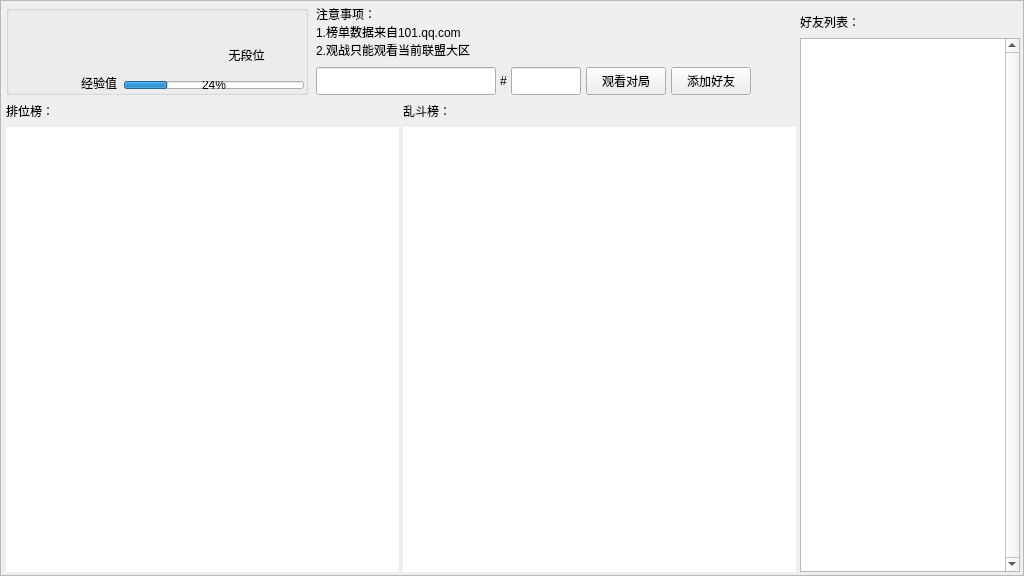
<?xml version="1.0" encoding="UTF-8"?>
<ui version="4.0">
 <class>HomeInterface</class>
 <widget class="QWidget" name="HomeInterface">
  <property name="geometry">
   <rect>
    <x>0</x>
    <y>0</y>
    <width>1024</width>
    <height>576</height>
   </rect>
  </property>
  <property name="windowTitle">
   <string/>
  </property>
  <widget class="QFrame" name="HomeFrame">
   <property name="geometry">
    <rect>
     <x>0</x>
     <y>0</y>
     <width>1024</width>
     <height>576</height>
    </rect>
   </property>
   <property name="frameShape">
    <enum>QFrame::Shape::StyledPanel</enum>
   </property>
   <property name="frameShadow">
    <enum>QFrame::Shadow::Raised</enum>
   </property>
   <widget class="QGroupBox" name="SummonerInfoGroupBox">
    <property name="geometry">
     <rect>
      <x>6</x>
      <y>5</y>
      <width>302</width>
      <height>90</height>
     </rect>
    </property>
    <property name="title">
     <string/>
    </property>
    <widget class="QLabel" name="SummonerIconLabel">
     <property name="geometry">
      <rect>
       <x>4</x>
       <y>4</y>
       <width>64</width>
       <height>64</height>
      </rect>
     </property>
     <property name="text">
      <string/>
     </property>
     <property name="scaledContents">
      <bool>true</bool>
     </property>
    </widget>
    <widget class="QLabel" name="SummonerNameLabel">
     <property name="geometry">
      <rect>
       <x>68</x>
       <y>5</y>
       <width>230</width>
       <height>30</height>
      </rect>
     </property>
     <property name="styleSheet">
      <string notr="true"/>
     </property>
     <property name="text">
      <string/>
     </property>
     <property name="alignment">
      <set>Qt::AlignmentFlag::AlignCenter</set>
     </property>
    </widget>
    <widget class="QLabel" name="SummonerRegionLabel">
     <property name="geometry">
      <rect>
       <x>68</x>
       <y>35</y>
       <width>115</width>
       <height>30</height>
      </rect>
     </property>
     <property name="styleSheet">
      <string notr="true"/>
     </property>
     <property name="text">
      <string/>
     </property>
     <property name="alignment">
      <set>Qt::AlignmentFlag::AlignCenter</set>
     </property>
    </widget>
    <widget class="QLabel" name="SummonerRankedLabel">
     <property name="geometry">
      <rect>
       <x>183</x>
       <y>35</y>
       <width>115</width>
       <height>30</height>
      </rect>
     </property>
     <property name="styleSheet">
      <string notr="true"/>
     </property>
     <property name="text">
      <string>无段位</string>
     </property>
     <property name="alignment">
      <set>Qt::AlignmentFlag::AlignCenter</set>
     </property>
    </widget>
    <widget class="QProgressBar" name="SummonerExpeProgressBar">
     <property name="geometry">
      <rect>
       <x>118</x>
       <y>76</y>
       <width>180</width>
       <height>8</height>
      </rect>
     </property>
     <property name="value">
      <number>24</number>
     </property>
    </widget>
    <widget class="QLabel" name="SummonerExpeTextLabel">
     <property name="geometry">
      <rect>
       <x>68</x>
       <y>68</y>
       <width>50</width>
       <height>20</height>
      </rect>
     </property>
     <property name="text">
      <string>经验值</string>
     </property>
     <property name="alignment">
      <set>Qt::AlignmentFlag::AlignCenter</set>
     </property>
    </widget>
    <widget class="QLabel" name="SummonerLevelLabel">
     <property name="geometry">
      <rect>
       <x>4</x>
       <y>68</y>
       <width>64</width>
       <height>20</height>
      </rect>
     </property>
     <property name="text">
      <string/>
     </property>
     <property name="alignment">
      <set>Qt::AlignmentFlag::AlignCenter</set>
     </property>
    </widget>
   </widget>
   <widget class="QListWidget" name="FriendListWidget">
    <property name="geometry">
     <rect>
      <x>800</x>
      <y>38</y>
      <width>220</width>
      <height>534</height>
     </rect>
    </property>
    <property name="verticalScrollBarPolicy">
     <enum>Qt::ScrollBarPolicy::ScrollBarAlwaysOn</enum>
    </property>
    <property name="horizontalScrollBarPolicy">
     <enum>Qt::ScrollBarPolicy::ScrollBarAlwaysOff</enum>
    </property>
    <property name="autoScrollMargin">
     <number>1</number>
    </property>
    <property name="editTriggers">
     <set>QAbstractItemView::EditTrigger::NoEditTriggers</set>
    </property>
    <property name="selectionMode">
     <enum>QAbstractItemView::SelectionMode::SingleSelection</enum>
    </property>
    <property name="selectionBehavior">
     <enum>QAbstractItemView::SelectionBehavior::SelectItems</enum>
    </property>
    <property name="verticalScrollMode">
     <enum>QAbstractItemView::ScrollMode::ScrollPerPixel</enum>
    </property>
    <property name="horizontalScrollMode">
     <enum>QAbstractItemView::ScrollMode::ScrollPerPixel</enum>
    </property>
    <property name="spacing">
     <number>0</number>
    </property>
    <property name="uniformItemSizes">
     <bool>true</bool>
    </property>
    <property name="batchSize">
     <number>10</number>
    </property>
   </widget>
   <widget class="QLabel" name="FriendListTextLabel">
    <property name="geometry">
     <rect>
      <x>800</x>
      <y>10</y>
      <width>80</width>
      <height>24</height>
     </rect>
    </property>
    <property name="text">
     <string>好友列表：</string>
    </property>
    <property name="alignment">
     <set>Qt::AlignmentFlag::AlignLeading|Qt::AlignmentFlag::AlignLeft|Qt::AlignmentFlag::AlignVCenter</set>
    </property>
   </widget>
   <widget class="QTableWidget" name="RankDataTableWidget">
    <property name="geometry">
     <rect>
      <x>6</x>
      <y>127</y>
      <width>393</width>
      <height>445</height>
     </rect>
    </property>
    <property name="frameShape">
     <enum>QFrame::Shape::NoFrame</enum>
    </property>
    <property name="editTriggers">
     <set>QAbstractItemView::EditTrigger::NoEditTriggers</set>
    </property>
    <property name="selectionMode">
     <enum>QAbstractItemView::SelectionMode::NoSelection</enum>
    </property>
    <property name="iconSize">
     <size>
      <width>32</width>
      <height>32</height>
     </size>
    </property>
    <property name="showGrid">
     <bool>false</bool>
    </property>
    <attribute name="horizontalHeaderCascadingSectionResizes">
     <bool>false</bool>
    </attribute>
   </widget>
   <widget class="QTableWidget" name="RankFightDataTableWidget">
    <property name="geometry">
     <rect>
      <x>403</x>
      <y>127</y>
      <width>393</width>
      <height>445</height>
     </rect>
    </property>
    <property name="frameShape">
     <enum>QFrame::Shape::NoFrame</enum>
    </property>
    <property name="editTriggers">
     <set>QAbstractItemView::EditTrigger::NoEditTriggers</set>
    </property>
    <property name="selectionMode">
     <enum>QAbstractItemView::SelectionMode::NoSelection</enum>
    </property>
    <property name="iconSize">
     <size>
      <width>32</width>
      <height>32</height>
     </size>
    </property>
    <property name="showGrid">
     <bool>false</bool>
    </property>
   </widget>
   <widget class="QLabel" name="RankDataListTextLabel">
    <property name="geometry">
     <rect>
      <x>6</x>
      <y>99</y>
      <width>80</width>
      <height>24</height>
     </rect>
    </property>
    <property name="text">
     <string>排位榜：</string>
    </property>
    <property name="alignment">
     <set>Qt::AlignmentFlag::AlignLeading|Qt::AlignmentFlag::AlignLeft|Qt::AlignmentFlag::AlignVCenter</set>
    </property>
   </widget>
   <widget class="QLabel" name="RankFightDataTextLabel">
    <property name="geometry">
     <rect>
      <x>403</x>
      <y>99</y>
      <width>80</width>
      <height>24</height>
     </rect>
    </property>
    <property name="text">
     <string>乱斗榜：</string>
    </property>
    <property name="alignment">
     <set>Qt::AlignmentFlag::AlignLeading|Qt::AlignmentFlag::AlignLeft|Qt::AlignmentFlag::AlignVCenter</set>
    </property>
   </widget>
   <widget class="QLabel" name="NoteTextLabel">
    <property name="geometry">
     <rect>
      <x>316</x>
      <y>5</y>
      <width>280</width>
      <height>60</height>
     </rect>
    </property>
    <property name="styleSheet">
     <string notr="true"/>
    </property>
    <property name="text">
     <string>注意事项：
1.榜单数据来自101.qq.com
2.观战只能观看当前联盟大区
</string>
    </property>
    <property name="alignment">
     <set>Qt::AlignmentFlag::AlignLeading|Qt::AlignmentFlag::AlignLeft|Qt::AlignmentFlag::AlignTop</set>
    </property>
    <property name="openExternalLinks">
     <bool>true</bool>
    </property>
   </widget>
   <widget class="QLineEdit" name="FindSummonerNameLineEdit">
    <property name="geometry">
     <rect>
      <x>316</x>
      <y>67</y>
      <width>180</width>
      <height>28</height>
     </rect>
    </property>
    <property name="focusPolicy">
     <enum>Qt::FocusPolicy::StrongFocus</enum>
    </property>
   </widget>
   <widget class="QPushButton" name="AddFriendPushButton">
    <property name="geometry">
     <rect>
      <x>671</x>
      <y>67</y>
      <width>80</width>
      <height>28</height>
     </rect>
    </property>
    <property name="focusPolicy">
     <enum>Qt::FocusPolicy::NoFocus</enum>
    </property>
    <property name="text">
     <string>添加好友</string>
    </property>
   </widget>
   <widget class="QLineEdit" name="FindSummonerTagLineEdit">
    <property name="geometry">
     <rect>
      <x>511</x>
      <y>67</y>
      <width>70</width>
      <height>28</height>
     </rect>
    </property>
    <property name="focusPolicy">
     <enum>Qt::FocusPolicy::StrongFocus</enum>
    </property>
   </widget>
   <widget class="QPushButton" name="SpectatePushButton">
    <property name="geometry">
     <rect>
      <x>586</x>
      <y>67</y>
      <width>80</width>
      <height>28</height>
     </rect>
    </property>
    <property name="focusPolicy">
     <enum>Qt::FocusPolicy::NoFocus</enum>
    </property>
    <property name="text">
     <string>观看对局</string>
    </property>
   </widget>
   <widget class="QLabel" name="FindSummonerTagSymbolLabel">
    <property name="geometry">
     <rect>
      <x>496</x>
      <y>67</y>
      <width>15</width>
      <height>28</height>
     </rect>
    </property>
    <property name="text">
     <string>#</string>
    </property>
    <property name="alignment">
     <set>Qt::AlignmentFlag::AlignCenter</set>
    </property>
   </widget>
  </widget>
 </widget>
 <resources>
  <include location="../ResourceFiles/Resources.qrc"/>
 </resources>
 <connections/>
</ui>
